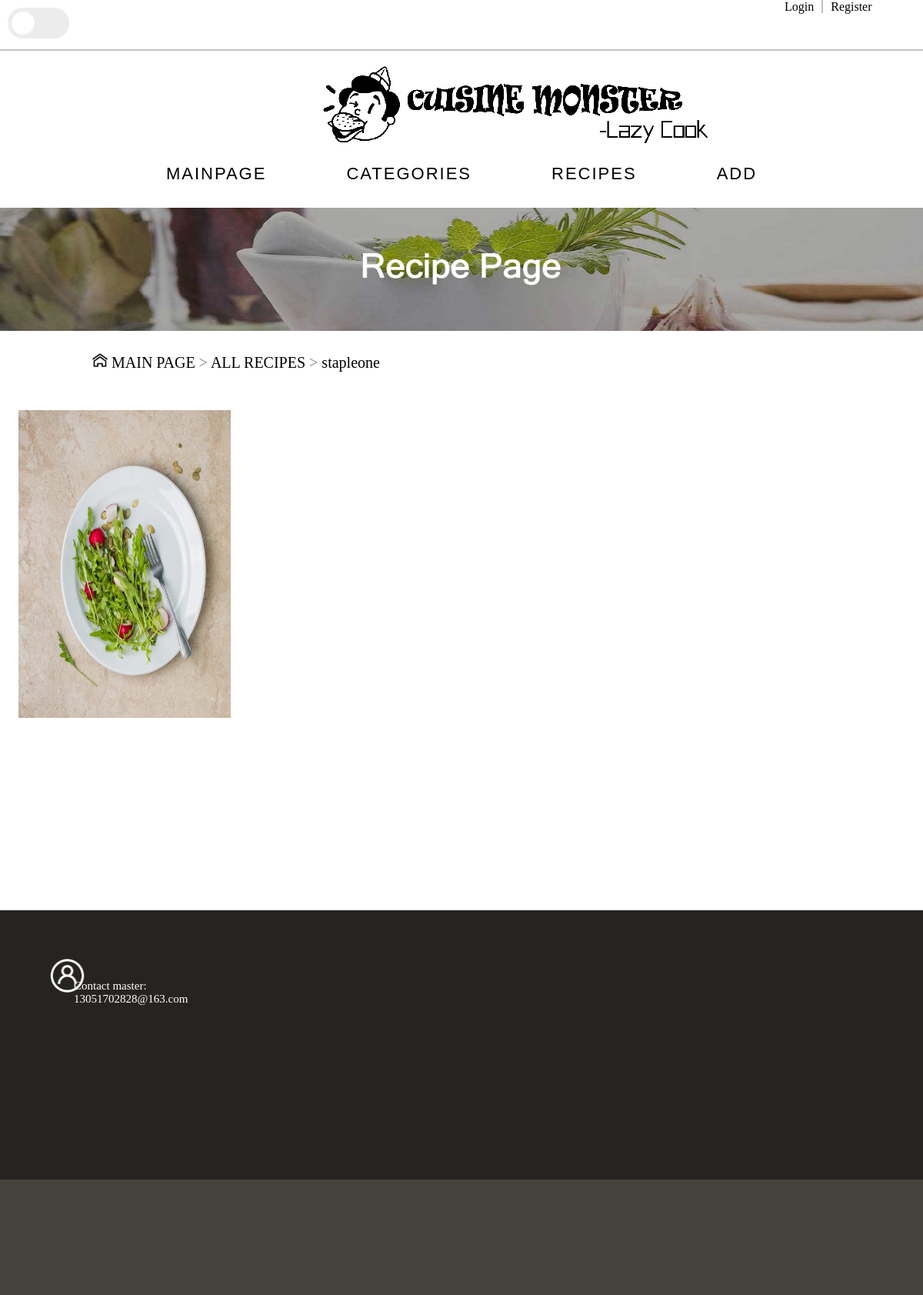
Screenshot of /recipe/stapleone with the database file from the repository.
### appdir/models.py (models this page shows)
class SubSort(db.Model):
    __tablename__ = 'subsorts'
    id = db.Column(db.Integer, primary_key=True)
    sub_sort_name = db.Column(db.String(64), unique=True, index=True)
    author_id = db.Column(db.Integer, db.ForeignKey('users.id'))
    sort_id = db.Column(db.Integer, db.ForeignKey('sorts.id'))
    author = db.relationship('User', back_populates='sub_sorts', lazy='joined')
    sort = db.relationship('Sort', back_populates='sub_sorts', lazy='joined')

class Recipe(db.Model):
    __tablename__ = 'recipes'
    id = db.Column(db.Integer, primary_key=True)
    recipe_name = db.Column(db.String(64), nullable=False, index=True)
    recipe_description = db.Column(db.String(258))
    recipe_step_list = db.Column(db.String(128))
    recipe_image_route = db.Column(db.String(64))
    author_id = db.Column(db.Integer, db.ForeignKey('users.id'))
    author = db.relationship('User', back_populates='recipes', lazy='joined')
    comments = db.relationship('Comment', back_populates='recipe', lazy='dynamic')
    sorts = db.relationship('SubSort',
                            secondary=recipeSorts,
                            backref=db.backref('recipes', lazy='dynamic'),
                            lazy='dynamic')

### appdir/main/routes.py (the view)
@main.route('/recipe/<sort>')
def recipe_page(sort):
    if sort == "all":
        recipe_list = Recipe.query.all()
    else:
        sort_list = SubSort.query.filter_by(sub_sort_name=sort).first()
        recipe_list = sort_list.recipes
    return render_template("recipe.html", recipe_list=recipe_list, sort=sort)

### appdir/templates/recipe.html (shortened to what this page needs)
<!DOCTYPE html>
<html lang="en">
<head>
    <link rel="stylesheet" href="../static/style/Main.css">
    <link rel="stylesheet" href="../static/style/recipe.css">
</head>
<body>
{% extends "base-navigation.html" %}
{% block content %}
    <img src="../static/img/head_receipe.png" style="margin-top:20px;width: 100%">
    <div class="navi">
        <p><a href="/main_page"><img src="../static/img/home.png" style="height: 20px">&nbspMAIN PAGE</a>
            > <a href="{{ url_for('main.recipe_page', sort='all') }}">ALL RECIPES</a>
            {% if sort != 'all' %}
                > <a href="{{ url_for('main.recipe_page', sort=sort) }}">{{ sort }}</a>
            {% endif %}
        </p>
    </div>
    <div class="box">
        <ul class="right">
            {% for r in recipe_list %}
                <li>
                    <img src="{{ r.recipe_image_route }}" style="width: 100%;height: 400px">
                </li>
            {% endfor %}
        </ul>
    </div>
{% endblock %}

### appdir/static/style/Main.css (style rules this page uses)
* { margin: 0; padding: 0; list-style-type: none; text-decoration: none; background-color: var(--body-bg-color); }
.navi { margin:2% 2% 2% 10%; }
.navi img { height: 25px; content: var(--home-logo); }
.navi p { text-decoration: none; font-size: 20px; color: var(--sub-color); }
.navi a { font-size: 20px; color: var(--font-color); }

### appdir/static/style/recipe.css (style rules this page uses)
* { margin: 0; padding: 0; }
li { list-style: none; }
.box { width: 100%; margin-top: 50px; background-color: gray; }
.right { float: right; width: 100%; min-height:450px; height: auto; }
.right li { width: 23%; height: 400px; background-color: palegoldenrod; float: left; margin-left: 2%; margin-bottom: 14px; }

### appdir/static/style/navigation.css (style rules this page uses)
.theme-default { --light-body-bg-color:white; --light-font-color:black; --light-header-logo:url('../img/logo4.png'); --light-home-logo:url('../img/home.png'); --light-sub-color:gray; --light-box-shadow:5px 5px 10px #485615; --light-header-manage:#b0c364; --light-in-color:#00ba9d; --body-bg-color:var(--light-body-bg-color); --font-color:var(--light-font-color); --header-logo:var(--light-header-logo); --home-logo:var(--light-home-logo); --sub-color:var(--light-sub-color); --box-shadow:var(--light-box-shadow); --header-manage:var(--light-header-manage); --form-color:var(--light-body-bg-color); --input-color:var(--light-body-bg-color); --in-color:#b0c364; --in-color2:#b0c364; --form-font-color:var(--light-font-color); --border-color:#aaa; --font-button:var(--light-body-bg-color); --font-button2: #ffffff; --comment:var(--light-font-color); --alert: red; }
* { margin: 0; padding: 0; list-style-type: none; text-decoration: none; }

### rows the page displays
SubSort: sub_sort_name "stapleone"
Recipe: recipe_image_route (picture)
